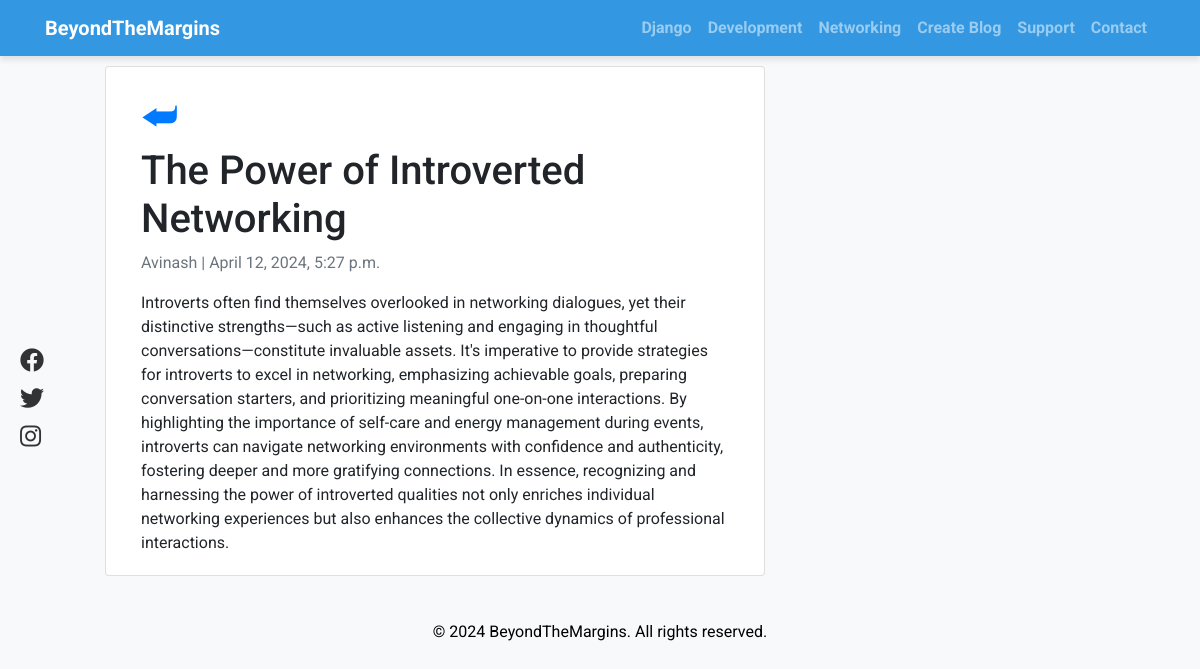
/networking/the-power-of-introverted-networking/, run on the app's committed database.
### Blog_app/models.py (models this page shows, shortened)
class Networking(models.Model):
    title = models.CharField(max_length=200, unique=True)
    slug = models.SlugField(max_length=200, unique=True)
    author = models.ForeignKey(User, on_delete=models.CASCADE, related_name='networking_posts')
    updated_on = models.DateTimeField(auto_now=True)
    content = models.TextField()
    created_on = models.DateTimeField(auto_now_add=True)
    status = models.IntegerField(choices=STATUS, default=0)
    image = models.ImageField(upload_to='images/', blank=True, null=True)
    class Meta:
        ordering = ['-created_on']

### Blog_app/views.py (the view)
# urls.py: path('networking/<slug:slug>/', views.NetworkingDetail.as_view(), name='networking_detail'),
class NetworkingDetail(generic.DetailView):
    model = Networking
    template_name = 'networking_detail.html'

### templates/networking_detail.html (shortened to what this page needs)
{% extends 'base.html' %}
{% block content %}
<div class="outer-container">
  <div class="inner-container">
    <div class="row">
      <div class="col-md-8 card mb-4 mt-3 left top">
        <div class="card-body">
          <a href="javascript:history.go(-1);"> <span style="font-size: 40px;">&#11176;</span> </a>
          <h1>{% block title %}{{ object.title }}{% endblock title %}</h1>
          <p class="text-muted">{{ networking.author }} | {{ networking.created_on }}</p>
          <p class="card-text">{{ object.content | safe }}</p>
        </div>
      </div>
    </div>
  </div>
</div>
{% endblock content %}

### templates/base.html (style rules this page uses)
body { font-family: "Roboto", sans-serif; font-size: 16px; background-color: #f8f9fa; }

### templates/networking_detail.html (style rules this page uses)
body { margin-top: 50px; margin-bottom: 50px; }
.outer-container { display: flex; justify-content: center; }
.inner-container { width: 100%; max-width: 80%; }

### templates/social.html (style rules this page uses)
.outer-container { display: flex; justify-content: center; position: relative; }
.inner-container { width: 100%; max-width: 80%; position: relative; }

### data on the page
Networking: title "The Power of Introverted Networking", author "Avinash", created_on "April 12, 2024, 5:27 p.m.", content "Introverts often find themselves overlooked in networking dialogues, yet their distinctive strengths—such as active listening and engaging in thoughtful conversations—constitute invaluable assets. It's imperative to provide strategies for introverts to excel in networking, emphasizing achievable goals, preparing conversation starters, and prioritizing meaningful one-on-one interactions. By highlighting the importance of self-care and energy management during events, introverts can navigate networking environments with confidence and authenticity, fostering deeper and more gratifying connections. In essence, recognizing and harnessing the power of introverted qualities not only enriches…"
